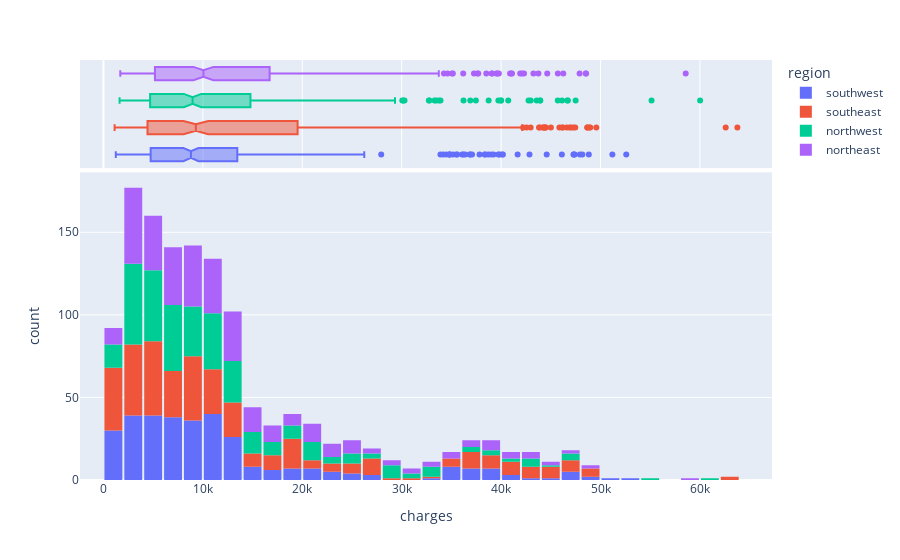

Here is the notebook cell this chart was saved with:
### Code cell
fig = px.histogram(medical_df, x = 'charges', marginal = 'box', color='region')
fig.update_layout(bargap =0.1)
fig.show()

### Figure 1 — Plotly figure (JSON) as saved in the notebook; plotly's stock layout.template omitted (floating-point values rounded to 4 significant figures; data arrays with more than 128 entries replaced by an {"elided": "..."} marker saying what was removed)
{"data": [{"alignmentgroup": "True", "bingroup": "x", "hovertemplate": "region=southwest<br>charges=%{x}<br>count=%{y}<extra></extra>", "legendgroup": "southwest", "marker": {"color": "#636efa", "pattern": {"shape": ""}}, "name": "southwest", "offsetgroup": "southwest", "orientation": "v", "showlegend": true, "type": "histogram", "x": {"elided": "325 float values"}, "xaxis": "x", "yaxis": "y"}, {"alignmentgroup": "True", "hovertemplate": "region=southwest<br>charges=%{x}<extra></extra>", "legendgroup": "southwest", "marker": {"color": "#636efa"}, "name": "southwest", "notched": true, "offsetgroup": "southwest", "showlegend": false, "type": "box", "x": {"elided": "325 float values"}, "xaxis": "x2", "yaxis": "y2"}, {"alignmentgroup": "True", "bingroup": "x", "hovertemplate": "region=southeast<br>charges=%{x}<br>count=%{y}<extra></extra>", "legendgroup": "southeast", "marker": {"color": "#EF553B", "pattern": {"shape": ""}}, "name": "southeast", "offsetgroup": "southeast", "orientation": "v", "showlegend": true, "type": "histogram", "x": {"elided": "364 float values"}, "xaxis": "x", "yaxis": "y"}, {"alignmentgroup": "True", "hovertemplate": "region=southeast<br>charges=%{x}<extra></extra>", "legendgroup": "southeast", "marker": {"color": "#EF553B"}, "name": "southeast", "notched": true, "offsetgroup": "southeast", "showlegend": false, "type": "box", "x": {"elided": "364 float values"}, "xaxis": "x2", "yaxis": "y2"}, {"alignmentgroup": "True", "bingroup": "x", "hovertemplate": "region=northwest<br>charges=%{x}<br>count=%{y}<extra></extra>", "legendgroup": "northwest", "marker": {"color": "#00cc96", "pattern": {"shape": ""}}, "name": "northwest", "offsetgroup": "northwest", "orientation": "v", "showlegend": true, "type": "histogram", "x": {"elided": "325 float values"}, "xaxis": "x", "yaxis": "y"}, {"alignmentgroup": "True", "hovertemplate": "region=northwest<br>charges=%{x}<extra></extra>", "legendgroup": "northwest", "marker": {"color": "#00cc96"}, "name": "northwest", "notched": true, "offsetgroup": "northwest", "showlegend": false, "type": "box", "x": {"elided": "325 float values"}, "xaxis": "x2", "yaxis": "y2"}, {"alignmentgroup": "True", "bingroup": "x", "hovertemplate": "region=northeast<br>charges=%{x}<br>count=%{y}<extra></extra>", "legendgroup": "northeast", "marker": {"color": "#ab63fa", "pattern": {"shape": ""}}, "name": "northeast", "offsetgroup": "northeast", "orientation": "v", "showlegend": true, "type": "histogram", "x": {"elided": "324 float values"}, "xaxis": "x", "yaxis": "y"}, {"alignmentgroup": "True", "hovertemplate": "region=northeast<br>charges=%{x}<extra></extra>", "legendgroup": "northeast", "marker": {"color": "#ab63fa"}, "name": "northeast", "notched": true, "offsetgroup": "northeast", "showlegend": false, "type": "box", "x": {"elided": "324 float values"}, "xaxis": "x2", "yaxis": "y2"}], "layout": {"autosize": true, "bargap": 0.1, "barmode": "relative", "legend": {"title": {"text": "region"}, "tracegroupgap": 0}, "margin": {"t": 60}, "xaxis": {"anchor": "y", "autorange": true, "domain": [0, 1], "range": [-2359.0, 67250.0], "title": {"text": "charges"}, "type": "linear"}, "xaxis2": {"anchor": "y2", "autorange": true, "domain": [0, 1], "matches": "x", "range": [-2359.0, 67250.0], "showgrid": true, "showticklabels": false, "type": "linear"}, "yaxis": {"anchor": "x", "autorange": true, "domain": [0, 0.7326], "range": [0, 186.3], "title": {"text": "count"}}, "yaxis2": {"anchor": "x2", "autorange": true, "domain": [0.7426, 1], "matches": "y2", "range": [-0.5, 3.5], "showgrid": false, "showline": false, "showticklabels": false, "ticks": "", "type": "category"}}}
